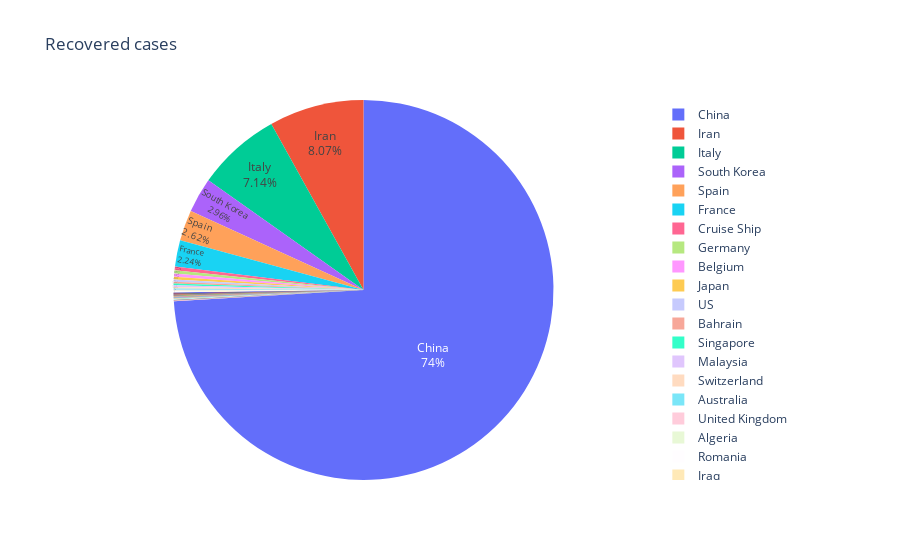

This figure's notebook cell:
### Markdown cell above
### Recovered Cases

### Code cell
Recovered_per_country = full_latest.groupby(["Country/Region"])["Recovered"].sum().reset_index().sort_values("Recovered",ascending=False).reset_index(drop=True)
fig = px.pie(Recovered_per_country, values=Recovered_per_country['Recovered'], names=Recovered_per_country['Country/Region'],
             title='Recovered cases',
            )
fig.update_traces(textposition='inside', textinfo='percent+label')
fig.show()

### Figure 1 — Plotly figure (JSON) as saved in the notebook; plotly's stock layout.template omitted (floating-point values rounded to 4 significant figures; data arrays with more than 128 entries replaced by an {"elided": "..."} marker saying what was removed)
{"data": [{"domain": {"x": [0, 1], "y": [0, 1]}, "hoverlabel": {"namelength": 0}, "hovertemplate": "Country/Region=%{label}<br>Recovered=%{value}", "labels": {"elided": "183 str values"}, "legendgroup": "", "name": "", "showlegend": true, "textinfo": "percent+label", "textposition": "inside", "type": "pie", "values": {"elided": "183 int values"}}], "layout": {"legend": {"tracegroupgap": 0}, "title": {"text": "Recovered cases"}}}
